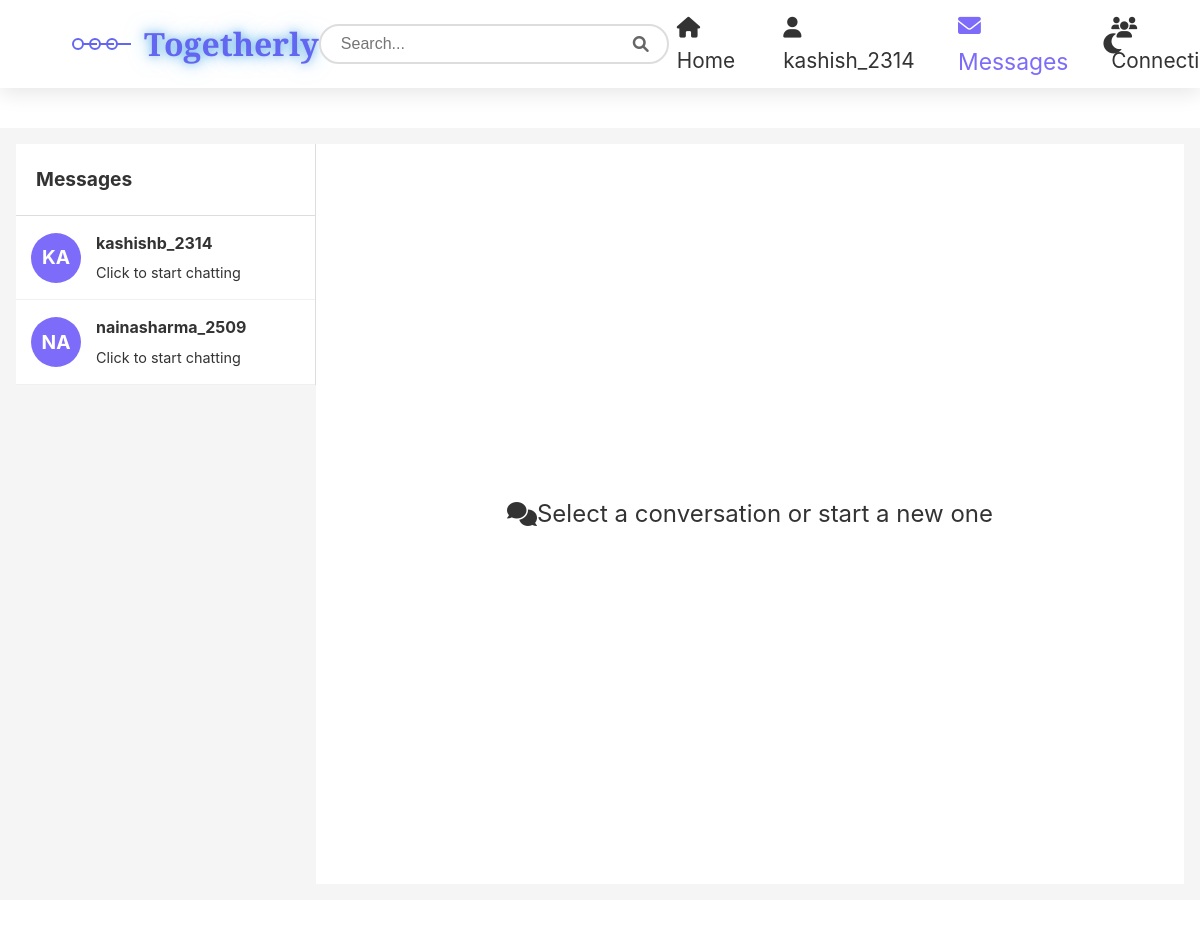
The app's page /messages (signed in), older data.
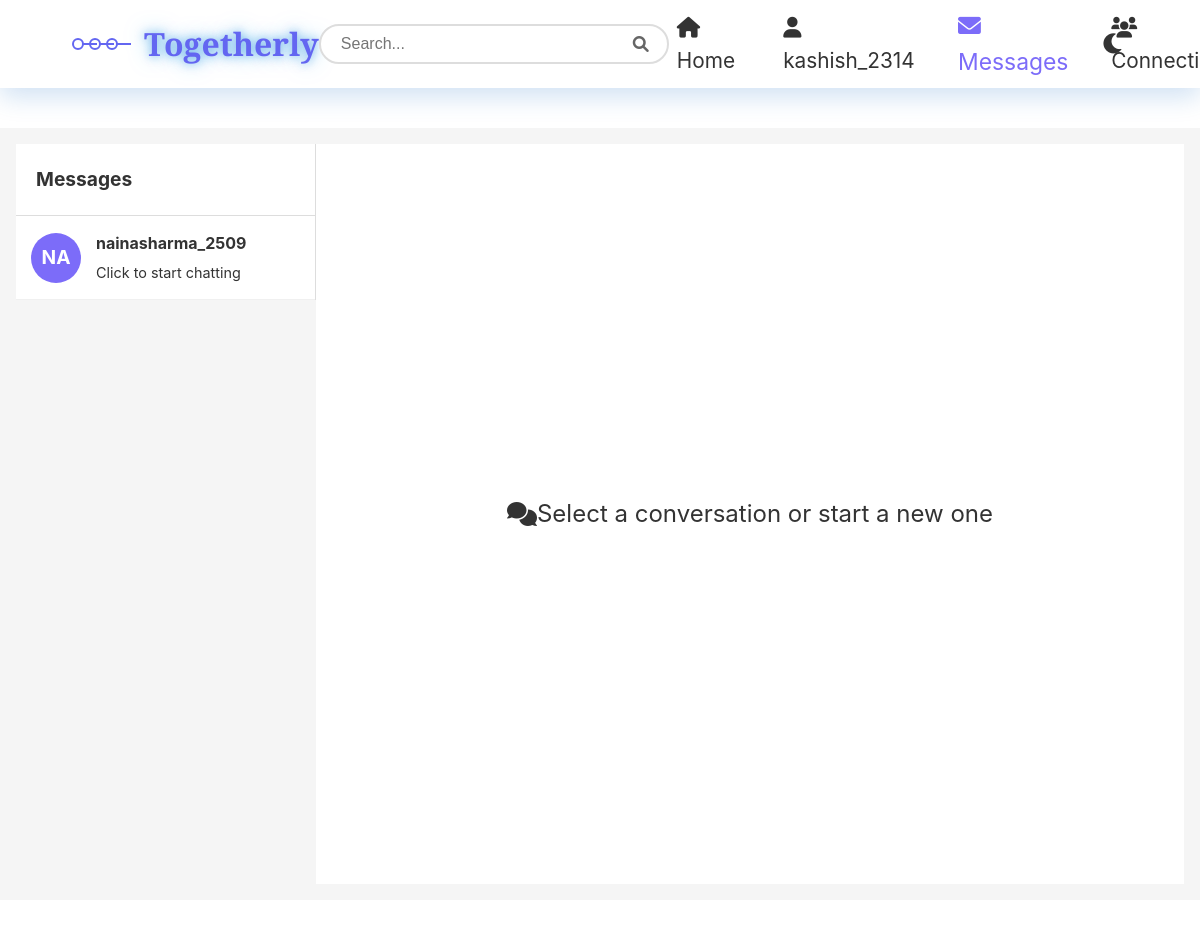
The same page, newer data.
### users/models.py (models this page shows)
class User(AbstractUser):
    email = models.EmailField(unique=True)

### messaging/views.py (the view)
# urls.py: path('', views.messaging_home, name='messaging'),
@login_required
def messaging_home(request):
    all_users = User.objects.exclude(
        Q(id=request.user.id) |  # Exclude current user
        Q(is_superuser=True)     # Exclude superusers
    ).select_related('userprofile').order_by('username')
    active_conversation = None
    messages = []
    other_user = None
    return render(request, 'messaging/messaging.html', {
        'all_users': all_users,
        'active_conversation': active_conversation,
        'messages': messages,
        'other_user': other_user
    })

### messaging/templates/messaging/messaging.html (shortened to what the changed rows need)
{% load static %}
<!DOCTYPE html>
<html lang="en">
<head>
  <link rel="stylesheet" href="{% static 'messaging/messaging.css' %}">
  <link rel="stylesheet" href="https://cdnjs.cloudflare.com/ajax/libs/font-awesome/6.0.0-beta3/css/all.min.css">
</head>
<body>
   <div class="content container">
        <aside class="sidebar" id="sidebar">
            <ul class="conversations">
                {% for user in all_users %}
                    <li class="conversation-item">
                        <a href="{% url 'start_conversation' user.id %}" class="conversation-link">
                            <div class="avatar">
                                <div class="avatar-text">{{ user.username|make_list|slice:":2"|join:""|upper }}</div>
                            </div>
                            <div class="conversation-content">
                                <div class="name">
                                    <span>
                                        {% if user.userprofile.name %}
                                            {{ user.userprofile.name }}
                                        {% else %}
                                            {{ user.username }}
                                        {% endif %}
                                    </span>
                                </div>
                                <div class="preview">
                                    {% if user.userprofile.bio %}
                                        {{ user.userprofile.bio|truncatechars:30 }}
                                    {% else %}
                                        Click to start chatting
                                    {% endif %}
                                </div>
                            </div>
                        </a>
                    </li>
                {% endfor %}
            </ul>
        </aside>
    </div>
</body>
</html>

Row changes from the older to the newer data that the page shows:
removed User: username|make_list "KA", username "kashishb_2314", shows "Click to start chatting"
